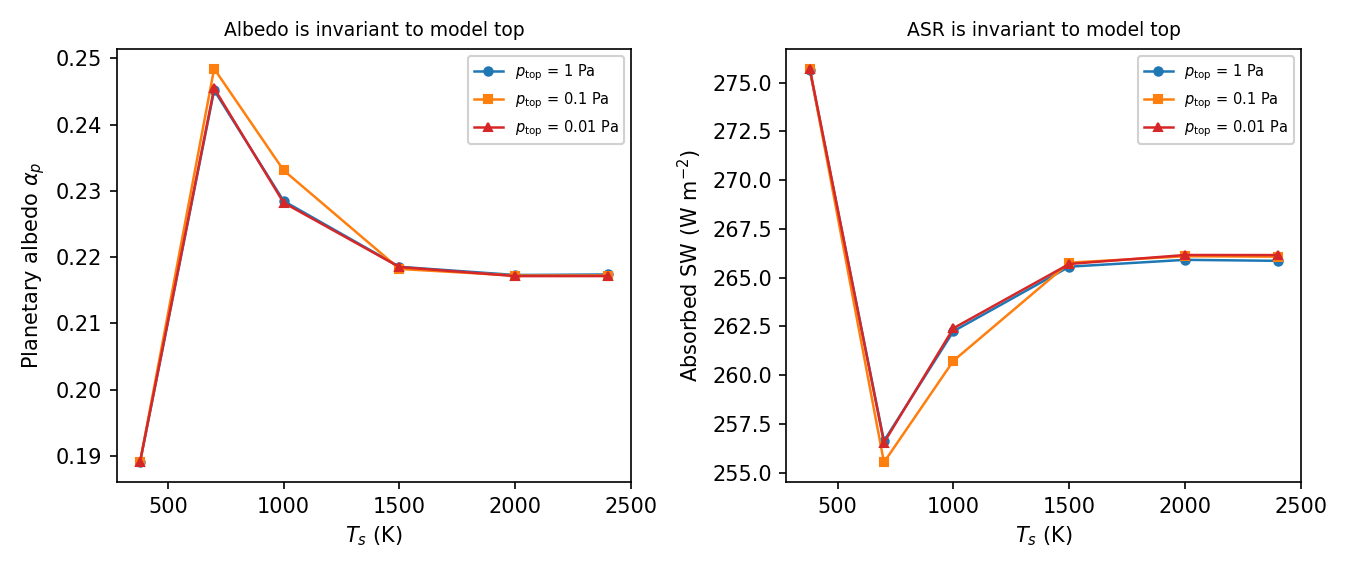

Reproduce this figure in Python.
#!/usr/bin/env python3
"""
diag_ptop_sensitivity.py — model-top (p_top) convergence test for the inner-HZ sweep.

The inner-HZ figure (tools/hz_inner.py) puts the model top at a fixed pressure
p_top = 1 Pa.  The corresponding ALTITUDE varies with Ts (thinner/colder columns
reach a lower altitude at the same top pressure), which is why panel (d) does not
uniformly reach Kopparapu+2013's 100+ km.

This script checks whether lowering p_top changes the radiative diagnostics
(OLR / ASR / Seff) — i.e. whether the top is radiatively converged — or only the
plotted altitude range.  For two representative Ts it reruns ExoColumn flux_only
at p_top = 1, 0.1, 0.01 Pa and tabulates OLR, ASR, albedo, Seff, the top altitude,
and a tropospheric-resolution proxy (number of layers with p > 100 hPa).

Same composition / EOS / albedo as hz_inner.py.  The user's exocol_config.nml is
backed up and restored.
"""

import os
import subprocess
import numpy as np
import netCDF4 as nc
import matplotlib
matplotlib.use('Agg')
import matplotlib.pyplot as plt

ROOT     = os.path.dirname(os.path.dirname(os.path.abspath(__file__)))
EXE      = os.path.join(ROOT, 'run', 'exocol.exe')
OUT_NC   = os.path.join(ROOT, 'iofiles', 'exocol_out.nc')
NML_PATH = os.path.join(ROOT, 'exocol_config.nml')

ALBEDO   = 0.32
T_STRATO = 200.0
MW_H2O   = 18.015
H2O_EOS  = os.environ.get('HZ_H2O_EOS', 'ideal')

TS_VALUES   = [380.0, 700.0, 1000.0, 1500.0, 2000.0, 2400.0]
PTOP_VALUES = [1.0, 0.1, 0.01]   # Pa

NML_TEMPLATE = """\
&exocol_nml
  flux_only   = .true.
  variable_ps = .true.
  ihz_profile = .true.
  o3_profile  = 'none'
  msdist      = 1.0
  h2o_eos     = '{h2o_eos}'
/
&exocol_init
  input_file = ''
  ts         = {ts:.2f}
  t_strato   = {t_strato:.1f}
  p_top      = {p_top:.4f}
  rh_init    = 1.0
  coszrs     = 0.5
  asdir      = {albedo:.4f}
  asdif      = {albedo:.4f}
  aldir      = {albedo:.4f}
  aldif      = {albedo:.4f}
/
&exocol_composition
  n2_vmr   = 0.78
  o2_vmr   = 0.210
  ar_vmr   = 0.01
  co2_vmr  = 3.3e-4
  ch4_vmr  = 0.0
  o3_vmr   = 0.0
/
"""


def run_one(ts, p_top):
    nml = NML_TEMPLATE.format(ts=ts, t_strato=T_STRATO, albedo=ALBEDO,
                              h2o_eos=H2O_EOS, p_top=p_top)
    with open(NML_PATH, 'w') as f:
        f.write(nml)
    result = subprocess.run([EXE], cwd=ROOT, capture_output=True,
                            text=True, timeout=180)
    if result.returncode != 0:
        print(f"  FAIL Ts={ts:.0f} p_top={p_top}  rc={result.returncode}")
        print(result.stderr[-400:] if result.stderr else '')
        return None
    with nc.Dataset(OUT_NC) as ds:
        lwup = ds['LWUP'][:]; swup = ds['SWUP'][:]; swdn = ds['SWDN'][:]
        pmid = np.array(ds['pmid'][:]); zint = np.array(ds['zint'][:])
    olr   = float(lwup[0])
    asr   = float(swdn[0] - swup[0])
    alpha = float(swup[0] / swdn[0]) if swdn[0] > 0 else 0.0
    seff  = olr / asr if asr > 1e-6 else np.nan
    ztop  = zint[0] / 1000.
    n_trop = int(np.sum(pmid > 1.0e4))   # layers below 100 hPa (trop. resolution proxy)
    return dict(olr=olr, asr=asr, alpha=alpha, seff=seff, ztop=ztop, n_trop=n_trop)


def _plot(ts_values, data):
    ts = np.asarray(ts_values, float)
    fig, (ax_a, ax_b) = plt.subplots(1, 2, figsize=(9.0, 3.8), dpi=300)
    fig.patch.set_facecolor('white')
    colors = {1.0: 'C0', 0.1: 'C1', 0.01: 'C3'}
    markers = {1.0: 'o', 0.1: 's', 0.01: '^'}
    for p in PTOP_VALUES:
        c, m = colors.get(p, 'C2'), markers.get(p, 'x')
        ax_a.plot(ts, data[p]['alpha'], c=c, marker=m, ms=4, lw=1.2,
                  label=f'$p_{{\\rm top}}$ = {p:g} Pa')
        ax_b.plot(ts, data[p]['asr'], c=c, marker=m, ms=4, lw=1.2,
                  label=f'$p_{{\\rm top}}$ = {p:g} Pa')
    for ax in (ax_a, ax_b):
        ax.set_xlabel('$T_s$ (K)')
        ax.set_facecolor('white')
        ax.legend(fontsize=7, framealpha=0.9)
    ax_a.set_ylabel('Planetary albedo $\\alpha_p$')
    ax_b.set_ylabel('Absorbed SW (W m$^{-2}$)')
    ax_a.set_title('Albedo is invariant to model top', fontsize=9)
    ax_b.set_title('ASR is invariant to model top', fontsize=9)
    fig.tight_layout()
    out = os.path.join(os.path.dirname(os.path.abspath(__file__)),
                       'diag_ptop_sensitivity.png')
    fig.savefig(out, dpi=150, facecolor='white')
    plt.close(fig)
    print(f"Saved: {out}")


def main():
    if not os.path.isfile(EXE):
        raise FileNotFoundError(EXE)
    orig = open(NML_PATH).read() if os.path.exists(NML_PATH) else None
    data = {p: dict(olr=[], asr=[], alpha=[]) for p in PTOP_VALUES}
    try:
        print(f"p_top model-top convergence test   (H2O EOS = {H2O_EOS}, albedo = {ALBEDO})\n")
        for ts in TS_VALUES:
            print(f"Ts = {ts:.0f} K")
            print(f"  {'p_top[Pa]':>10}  {'OLR':>8}  {'ASR':>8}  {'albedo':>7}"
                  f"  {'Seff':>7}  {'z_top[km]':>9}  {'n(p>100hPa)':>11}")
            base = None
            for p_top in PTOP_VALUES:
                r = run_one(ts, p_top)
                if r is None:
                    data[p_top]['olr'].append(np.nan)
                    data[p_top]['asr'].append(np.nan)
                    data[p_top]['alpha'].append(np.nan)
                    continue
                data[p_top]['olr'].append(r['olr'])
                data[p_top]['asr'].append(r['asr'])
                data[p_top]['alpha'].append(r['alpha'])
                if base is None:
                    base = r
                dolr = r['olr'] - base['olr']
                dseff = r['seff'] - base['seff']
                print(f"  {p_top:>10.3g}  {r['olr']:>8.2f}  {r['asr']:>8.2f}"
                      f"  {r['alpha']:>7.3f}  {r['seff']:>7.4f}  {r['ztop']:>9.1f}"
                      f"  {r['n_trop']:>11d}    (ΔOLR={dolr:+.2f}, ΔSeff={dseff:+.4f})")
            print()
        _plot(TS_VALUES, data)
    finally:
        if orig is not None:
            with open(NML_PATH, 'w') as f:
                f.write(orig)
        elif os.path.exists(NML_PATH):
            os.remove(NML_PATH)
    print("Original exocol_config.nml restored.")


if __name__ == '__main__':
    main()
